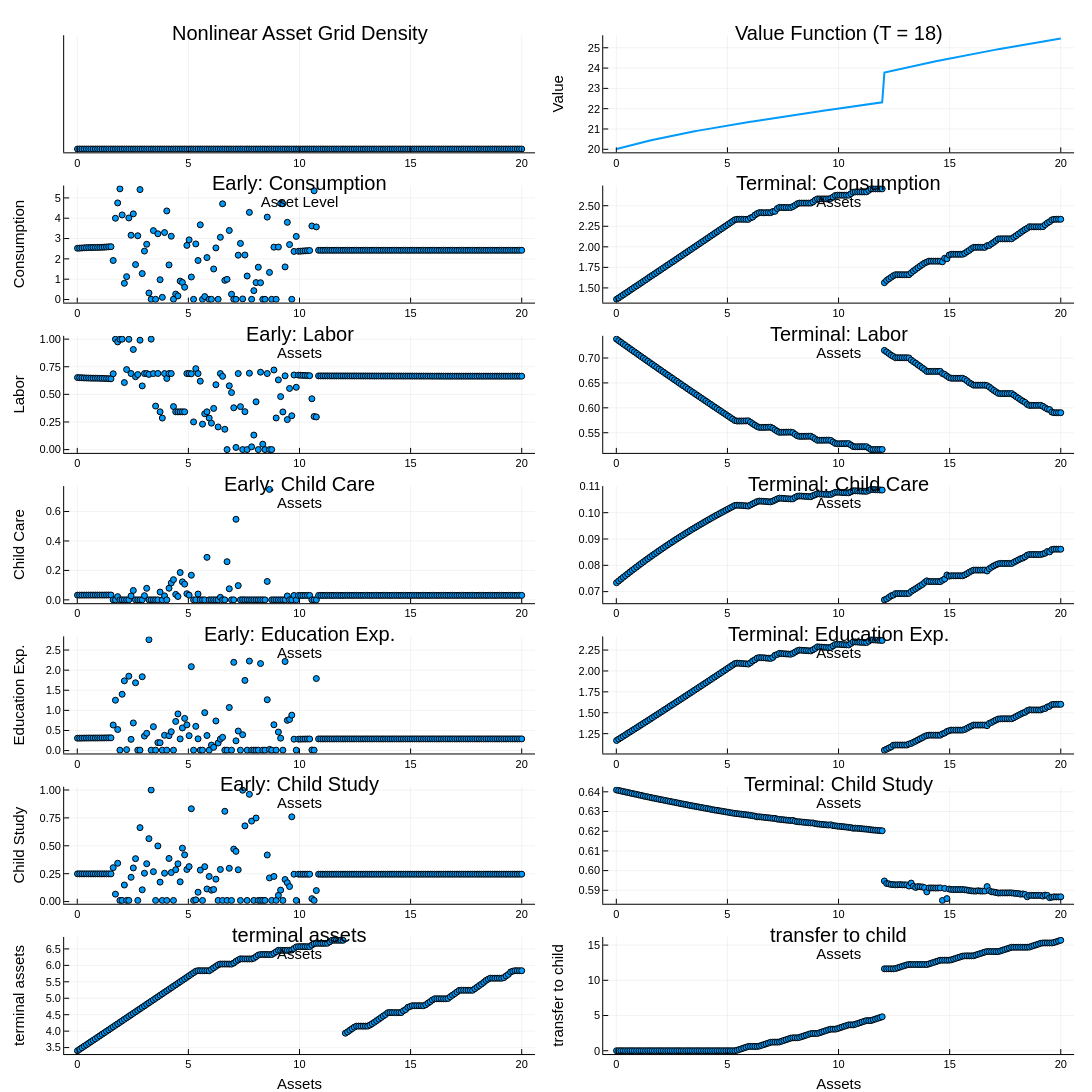

Notebook cell for this chart:
### Markdown cell above
### Baseline and Counterfactuals Human Capital Coefficents and Terminal Value Effects

### Code cell
# Indices
k_mid = Int(ceil(length(model_baseline.k_grid) / 2))
hc_mid = Int(ceil(length(model_baseline.hc_grid) / 2))
T_terminal = model_baseline.T
t_early = 15
a_grid = model_baseline.a_grid

# 1. Nonlinear asset grid
p1 = scatter(
    a_grid, zeros(length(a_grid));
    xlabel = "Asset Level", yticks = [],
    title = "Nonlinear Asset Grid Density",
    markersize = 3, legend = false)

p2 = plot(
    a_grid, model_baseline.sol_v[T_terminal, :, k_mid, hc_mid];
    xlabel = "Assets", ylabel = "Value",
    title = "Value Function (T = $(T_terminal))",
    label = "Vₜ(a)", linewidth = 2)

# 2. Consumption
p3 = scatter(
    a_grid, model_baseline.sol_c[t_early, :, k_mid, hc_mid];
    xlabel = "Assets", ylabel = "Consumption",
    title = "Early: Consumption", label = "cₜ(a)", markersize = 3)
p4 = scatter(
    a_grid, model_baseline.sol_c[T_terminal, :, k_mid, hc_mid];
    xlabel = "Assets", ylabel = "",
    title = "Terminal: Consumption", label = "cₜ(a)", markersize = 3)

# 3. Labor
p5 = scatter(
    a_grid, model_baseline.sol_h[t_early, :, k_mid, hc_mid];
    xlabel = "Assets", ylabel = "Labor",
    title = "Early: Labor", label = "hₜ(a)", markersize = 3)
p6 = scatter(
    a_grid, model_baseline.sol_h[T_terminal, :, k_mid, hc_mid];
    xlabel = "Assets", ylabel = "",
    title = "Terminal: Labor", label = "hₜ(a)", markersize = 3)

# 4. Child care time
p7 = scatter(
    a_grid, model_baseline.sol_t[t_early, :, k_mid, hc_mid];
    xlabel = "Assets", ylabel = "Child Care",
    title = "Early: Child Care", label = "tₜ(a)", markersize = 3)
p8 = scatter(
    a_grid, model_baseline.sol_t[T_terminal, :, k_mid, hc_mid];
    xlabel = "Assets", ylabel = "",
    title = "Terminal: Child Care", label = "tₜ(a)", markersize = 3)

# 5. Education expenditure
p9 = scatter(
    a_grid, model_baseline.sol_e[t_early, :, k_mid, hc_mid];
    xlabel = "Assets", ylabel = "Education Exp.",
    title = "Early: Education Exp.", label = "eₜ(a)", markersize = 3)
p10 = scatter(
    a_grid, model_baseline.sol_e[T_terminal, :, k_mid, hc_mid];
    xlabel = "Assets", ylabel = "",
    title = "Terminal: Education Exp.", label = "eₜ(a)", markersize = 3)

# 6. Child study time (i_c)
p11 = scatter(
    a_grid, model_baseline.sol_i[t_early, :, k_mid, hc_mid];
    xlabel = "Assets", ylabel = "Child Study",
    title = "Early: Child Study", label = "iₜ(a)", markersize = 3)
p12 = scatter(
    a_grid, model_baseline.sol_i[T_terminal, :, k_mid, hc_mid];
    xlabel = "Assets", ylabel = "",
    title = "Terminal: Child Study", label = "iₜ(a)", markersize = 3)

p13 = scatter(a_grid, model_baseline.sol_t_asset[T_terminal,:,k_mid, hc_mid];
         xlabel = "Assets", ylabel = "terminal assets",
         title = "terminal assets", markersize = 3)

p14 = scatter(a_grid, model_baseline.sol_tr[T_terminal, :, k_mid, hc_mid];
         xlabel = "Assets", ylabel = "transfer to child",
         title = "transfer to child", markersize = 3)

# Combine all plots into a 6×2 grid
plot(
    p1,  p2,
    p3,  p4,
    p5,  p6,
    p7,  p8,
    p9,  p10,
    p11, p12,
    p13, p14,
    layout = (7, 2),
    size = (1200, 2700),
    margin = 5mm,
    legend = false
)

### Figure 1 — Plotly figure (JSON) as saved in the notebook; plotly's stock layout.template omitted (floating-point values rounded to 4 significant figures; data arrays with more than 128 entries replaced by an {"elided": "..."} marker saying what was removed)
{"data": [{"colorbar": {"len": 0.1113, "title": "", "x": 0.49, "y": 0.9299}, "legendgroup": "y1", "marker": {"color": "rgba(0, 154, 250, 1.000)", "line": {"color": "rgba(0, 0, 0, 1.000)", "width": 1}, "size": 6, "symbol": "circle"}, "mode": "markers", "name": "y1", "showlegend": true, "type": "scatter", "x": {"elided": "200 float values"}, "xaxis": "x1", "y": {"elided": "200 int values"}, "yaxis": "y1"}, {"colorbar": {"len": 0.1113, "title": "", "x": 0.9836, "y": 0.9299}, "legendgroup": "Vₜ(a)", "line": {"color": "rgba(0, 154, 250, 1.000)", "dash": "solid", "shape": "linear", "width": 2}, "mode": "lines", "name": "Vₜ(a)", "showlegend": true, "type": "scatter", "x": {"elided": "200 float values"}, "xaxis": "x2", "y": {"elided": "200 float values"}, "yaxis": "y2"}, {"colorbar": {"len": 0.1113, "title": "", "x": 0.49, "y": 0.787}, "legendgroup": "cₜ(a)", "marker": {"color": "rgba(0, 154, 250, 1.000)", "line": {"color": "rgba(0, 0, 0, 1.000)", "width": 1}, "size": 6, "symbol": "circle"}, "mode": "markers", "name": "cₜ(a)", "showlegend": true, "type": "scatter", "x": {"elided": "200 float values"}, "xaxis": "x3", "y": {"elided": "200 float values"}, "yaxis": "y3"}, {"colorbar": {"len": 0.1113, "title": "", "x": 0.9836, "y": 0.787}, "legendgroup": "cₜ(a)", "marker": {"color": "rgba(0, 154, 250, 1.000)", "line": {"color": "rgba(0, 0, 0, 1.000)", "width": 1}, "size": 6, "symbol": "circle"}, "mode": "markers", "name": "cₜ(a)", "showlegend": true, "type": "scatter", "x": {"elided": "200 float values"}, "xaxis": "x4", "y": {"elided": "200 float values"}, "yaxis": "y4"}, {"colorbar": {"len": 0.1113, "title": "", "x": 0.49, "y": 0.6441}, "legendgroup": "hₜ(a)", "marker": {"color": "rgba(0, 154, 250, 1.000)", "line": {"color": "rgba(0, 0, 0, 1.000)", "width": 1}, "size": 6, "symbol": "circle"}, "mode": "markers", "name": "hₜ(a)", "showlegend": true, "type": "scatter", "x": {"elided": "200 float values"}, "xaxis": "x5", "y": {"elided": "200 float values"}, "yaxis": "y5"}, {"colorbar": {"len": 0.1113, "title": "", "x": 0.9836, "y": 0.6441}, "legendgroup": "hₜ(a)", "marker": {"color": "rgba(0, 154, 250, 1.000)", "line": {"color": "rgba(0, 0, 0, 1.000)", "width": 1}, "size": 6, "symbol": "circle"}, "mode": "markers", "name": "hₜ(a)", "showlegend": true, "type": "scatter", "x": {"elided": "200 float values"}, "xaxis": "x6", "y": {"elided": "200 float values"}, "yaxis": "y6"}, {"colorbar": {"len": 0.1113, "title": "", "x": 0.49, "y": 0.5013}, "legendgroup": "tₜ(a)", "marker": {"color": "rgba(0, 154, 250, 1.000)", "line": {"color": "rgba(0, 0, 0, 1.000)", "width": 1}, "size": 6, "symbol": "circle"}, "mode": "markers", "name": "tₜ(a)", "showlegend": true, "type": "scatter", "x": {"elided": "200 float values"}, "xaxis": "x7", "y": {"elided": "200 float values"}, "yaxis": "y7"}, {"colorbar": {"len": 0.1113, "title": "", "x": 0.9836, "y": 0.5013}, "legendgroup": "tₜ(a)", "marker": {"color": "rgba(0, 154, 250, 1.000)", "line": {"color": "rgba(0, 0, 0, 1.000)", "width": 1}, "size": 6, "symbol": "circle"}, "mode": "markers", "name": "tₜ(a)", "showlegend": true, "type": "scatter", "x": {"elided": "200 float values"}, "xaxis": "x8", "y": {"elided": "200 float values"}, "yaxis": "y8"}, {"colorbar": {"len": 0.1113, "title": "", "x": 0.49, "y": 0.3584}, "legendgroup": "eₜ(a)", "marker": {"color": "rgba(0, 154, 250, 1.000)", "line": {"color": "rgba(0, 0, 0, 1.000)", "width": 1}, "size": 6, "symbol": "circle"}, "mode": "markers", "name": "eₜ(a)", "showlegend": true, "type": "scatter", "x": {"elided": "200 float values"}, "xaxis": "x9", "y": {"elided": "200 float values"}, "yaxis": "y9"}, {"colorbar": {"len": 0.1113, "title": "", "x": 0.9836, "y": 0.3584}, "legendgroup": "eₜ(a)", "marker": {"color": "rgba(0, 154, 250, 1.000)", "line": {"color": "rgba(0, 0, 0, 1.000)", "width": 1}, "size": 6, "symbol": "circle"}, "mode": "markers", "name": "eₜ(a)", "showlegend": true, "type": "scatter", "x": {"elided": "200 float values"}, "xaxis": "x10", "y": {"elided": "200 float values"}, "yaxis": "y10"}, {"colorbar": {"len": 0.1113, "title": "", "x": 0.49, "y": 0.2156}, "legendgroup": "iₜ(a)", "marker": {"color": "rgba(0, 154, 250, 1.000)", "line": {"color": "rgba(0, 0, 0, 1.000)", "width": 1}, "size": 6, "symbol": "circle"}, "mode": "markers", "name": "iₜ(a)", "showlegend": true, "type": "scatter", "x": {"elided": "200 float values"}, "xaxis": "x11", "y": {"elided": "200 float values"}, "yaxis": "y11"}, {"colorbar": {"len": 0.1113, "title": "", "x": 0.9836, "y": 0.2156}, "legendgroup": "iₜ(a)", "marker": {"color": "rgba(0, 154, 250, 1.000)", "line": {"color": "rgba(0, 0, 0, 1.000)", "width": 1}, "size": 6, "symbol": "circle"}, "mode": "markers", "name": "iₜ(a)", "showlegend": true, "type": "scatter", "x": {"elided": "200 float values"}, "xaxis": "x12", "y": {"elided": "200 float values"}, "yaxis": "y12"}, {"colorbar": {"len": 0.1113, "title": "", "x": 0.49, "y": 0.07271}, "legendgroup": "y1", "marker": {"color": "rgba(0, 154, 250, 1.000)", "line": {"color": "rgba(0, 0, 0, 1.000)", "width": 1}, "size": 6, "symbol": "circle"}, "mode": "markers", "name": "y1", "showlegend": true, "type": "scatter", "x": {"elided": "200 float values"}, "xaxis": "x13", "y": {"elided": "200 float values"}, "yaxis": "y13"}, {"colorbar": {"len": 0.1113, "title": "", "x": 0.9836, "y": 0.07271}, "legendgroup": "y1", "marker": {"color": "rgba(0, 154, 250, 1.000)", "line": {"color": "rgba(0, 0, 0, 1.000)", "width": 1}, "size": 6, "symbol": "circle"}, "mode": "markers", "name": "y1", "showlegend": true, "type": "scatter", "x": {"elided": "200 float values"}, "xaxis": "x14", "y": {"elided": "200 float values"}, "yaxis": "y14"}], "layout": {"annotations": [{"font": {"color": "rgba(0, 0, 0, 1.000)", "family": "sans-serif", "size": 20}, "rotation": 0, "showarrow": false, "text": "Nonlinear Asset Grid Density", "x": 0.2744, "xanchor": "center", "xref": "paper", "y": 1, "yanchor": "top", "yref": "paper"}, {"font": {"color": "rgba(0, 0, 0, 1.000)", "family": "sans-serif", "size": 20}, "rotation": 0, "showarrow": false, "text": "Value Function (T = 18)", "x": 0.768, "xanchor": "center", "xref": "paper", "y": 1, "yanchor": "top", "yref": "paper"}, {"font": {"color": "rgba(0, 0, 0, 1.000)", "family": "sans-serif", "size": 20}, "rotation": 0, "showarrow": false, "text": "Early: Consumption", "x": 0.2744, "xanchor": "center", "xref": "paper", "y": 0.8571, "yanchor": "top", "yref": "paper"}, {"font": {"color": "rgba(0, 0, 0, 1.000)", "family": "sans-serif", "size": 20}, "rotation": 0, "showarrow": false, "text": "Terminal: Consumption", "x": 0.768, "xanchor": "center", "xref": "paper", "y": 0.8571, "yanchor": "top", "yref": "paper"}, {"font": {"color": "rgba(0, 0, 0, 1.000)", "family": "sans-serif", "size": 20}, "rotation": 0, "showarrow": false, "text": "Early: Labor", "x": 0.2744, "xanchor": "center", "xref": "paper", "y": 0.7143, "yanchor": "top", "yref": "paper"}, {"font": {"color": "rgba(0, 0, 0, 1.000)", "family": "sans-serif", "size": 20}, "rotation": 0, "showarrow": false, "text": "Terminal: Labor", "x": 0.768, "xanchor": "center", "xref": "paper", "y": 0.7143, "yanchor": "top", "yref": "paper"}, {"font": {"color": "rgba(0, 0, 0, 1.000)", "family": "sans-serif", "size": 20}, "rotation": 0, "showarrow": false, "text": "Early: Child Care", "x": 0.2744, "xanchor": "center", "xref": "paper", "y": 0.5714, "yanchor": "top", "yref": "paper"}, {"font": {"color": "rgba(0, 0, 0, 1.000)", "family": "sans-serif", "size": 20}, "rotation": 0, "showarrow": false, "text": "Terminal: Child Care", "x": 0.768, "xanchor": "center", "xref": "paper", "y": 0.5714, "yanchor": "top", "yref": "paper"}, {"font": {"color": "rgba(0, 0, 0, 1.000)", "family": "sans-serif", "size": 20}, "rotation": 0, "showarrow": false, "text": "Early: Education Exp.", "x": 0.2744, "xanchor": "center", "xref": "paper", "y": 0.4286, "yanchor": "top", "yref": "paper"}, {"font": {"color": "rgba(0, 0, 0, 1.000)", "family": "sans-serif", "size": 20}, "rotation": 0, "showarrow": false, "text": "Terminal: Education Exp.", "x": 0.768, "xanchor": "center", "xref": "paper", "y": 0.4286, "yanchor": "top", "yref": "paper"}, {"font": {"color": "rgba(0, 0, 0, 1.000)", "family": "sans-serif", "size": 20}, "rotation": 0, "showarrow": false, "text": "Early: Child Study", "x": 0.2744, "xanchor": "center", "xref": "paper", "y": 0.2857, "yanchor": "top", "yref": "paper"}, {"font": {"color": "rgba(0, 0, 0, 1.000)", "family": "sans-serif", "size": 20}, "rotation": 0, "showarrow": false, "text": "Terminal: Child Study", "x": 0.768, "xanchor": "center", "xref": "paper", "y": 0.2857, "yanchor": "top", "yref": "paper"}, {"font": {"color": "rgba(0, 0, 0, 1.000)", "family": "sans-serif", "size": 20}, "rotation": 0, "showarrow": false, "text": "terminal assets", "x": 0.2744, "xanchor": "center", "xref": "paper", "y": 0.1429, "yanchor": "top", "yref": "paper"}, {"font": {"color": "rgba(0, 0, 0, 1.000)", "family": "sans-serif", "size": 20}, "rotation": 0, "showarrow": false, "text": "transfer to child", "x": 0.768, "xanchor": "center", "xref": "paper", "y": 0.1429, "yanchor": "top", "yref": "paper"}], "height": 2700, "margin": {"b": 20, "l": 0, "r": 0, "t": 20}, "paper_bgcolor": "rgba(255, 255, 255, 1.000)", "plot_bgcolor": "rgba(255, 255, 255, 1.000)", "showlegend": false, "width": 1200, "xaxis1": {"anchor": "y1", "domain": [0.05877, 0.49], "gridcolor": "rgba(0, 0, 0, 0.100)", "gridwidth": 0.5, "linecolor": "rgba(0, 0, 0, 1.000)", "mirror": false, "range": [-0.5897, 20.6], "showgrid": true, "showline": true, "showticklabels": true, "tickangle": 0, "tickcolor": "rgb(0, 0, 0)", "tickfont": {"color": "rgba(0, 0, 0, 1.000)", "family": "sans-serif", "size": 11}, "tickmode": "array", "ticks": "inside", "ticktext": ["0", "5", "10", "15", "20"], "tickvals": [0, 5, 10, 15, 20], "title": "Asset Level", "titlefont": {"color": "rgba(0, 0, 0, 1.000)", "family": "sans-serif", "size": 15}, "type": "-", "visible": true, "zeroline": false, "zerolinecolor": "rgba(0, 0, 0, 1.000)"}, "xaxis10": {"anchor": "y10", "domain": [0.5524, 0.9836], "gridcolor": "rgba(0, 0, 0, 0.100)", "gridwidth": 0.5, "linecolor": "rgba(0, 0, 0, 1.000)", "mirror": false, "range": [-0.5897, 20.6], "showgrid": true, "showline": true, "showticklabels": true, "tickangle": 0, "tickcolor": "rgb(0, 0, 0)", "tickfont": {"color": "rgba(0, 0, 0, 1.000)", "family": "sans-serif", "size": 11}, "tickmode": "array", "ticks": "inside", "ticktext": ["0", "5", "10", "15", "20"], "tickvals": [0, 5, 10, 15, 20], "title": "Assets", "titlefont": {"color": "rgba(0, 0, 0, 1.000)", "family": "sans-serif", "size": 15}, "type": "-", "visible": true, "zeroline": false, "zerolinecolor": "rgba(0, 0, 0, 1.000)"}, "xaxis11": {"anchor": "y11", "domain": [0.05877, 0.49], "gridcolor": "rgba(0, 0, 0, 0.100)", "gridwidth": 0.5, "linecolor": "rgba(0, 0, 0, 1.000)", "mirror": false, "range": [-0.5897, 20.6], "showgrid": true, "showline": true, "showticklabels": true, "tickangle": 0, "tickcolor": "rgb(0, 0, 0)", "tickfont": {"color": "rgba(0, 0, 0, 1.000)", "family": "sans-serif", "size": 11}, "tickmode": "array", "ticks": "inside", "ticktext": ["0", "5", "10", "15", "20"], "tickvals": [0, 5, 10, 15, 20], "title": "Assets", "titlefont": {"color": "rgba(0, 0, 0, 1.000)", "family": "sans-serif", "size": 15}, "type": "-", "visible": true, "zeroline": false, "zerolinecolor": "rgba(0, 0, 0, 1.000)"}, "xaxis12": {"anchor": "y12", "domain": [0.5524, 0.9836], "gridcolor": "rgba(0, 0, 0, 0.100)", "gridwidth": 0.5, "linecolor": "rgba(0, 0, 0, 1.000)", "mirror": false, "range": [-0.5897, 20.6], "showgrid": true, "showline": true, "showticklabels": true, "tickangle": 0, "tickcolor": "rgb(0, 0, 0)", "tickfont": {"color": "rgba(0, 0, 0, 1.000)", "family": "sans-serif", "size": 11}, "tickmode": "array", "ticks": "inside", "ticktext": ["0", "5", "10", "15", "20"], "tickvals": [0, 5, 10, 15, 20], "title": "Assets", "titlefont": {"color": "rgba(0, 0, 0, 1.000)", "family": "sans-serif", "size": 15}, "type": "-", "visible": true, "zeroline": false, "zerolinecolor": "rgba(0, 0, 0, 1.000)"}, "xaxis13": {"anchor": "y13", "domain": [0.05877, 0.49], "gridcolor": "rgba(0, 0, 0, 0.100)", "gridwidth": 0.5, "linecolor": "rgba(0, 0, 0, 1.000)", "mirror": false, "range": [-0.5897, 20.6], "showgrid": true, "showline": true, "showticklabels": true, "tickangle": 0, "tickcolor": "rgb(0, 0, 0)", "tickfont": {"color": "rgba(0, 0, 0, 1.000)", "family": "sans-serif", "size": 11}, "tickmode": "array", "ticks": "inside", "ticktext": ["0", "5", "10", "15", "20"], "tickvals": [0, 5, 10, 15, 20], "title": "Assets", "titlefont": {"color": "rgba(0, 0, 0, 1.000)", "family": "sans-serif", "size": 15}, "type": "-", "visible": true, "zeroline": false, "zerolinecolor": "rgba(0, 0, 0, 1.000)"}, "xaxis14": {"anchor": "y14", "domain": [0.5524, 0.9836], "gridcolor": "rgba(0, 0, 0, 0.100)", "gridwidth": 0.5, "linecolor": "rgba(0, 0, 0, 1.000)", "mirror": false, "range": [-0.5897, 20.6], "showgrid": true, "showline": true, "showticklabels": true, "tickangle": 0, "tickcolor": "rgb(0, 0, 0)", "tickfont": {"color": "rgba(0, 0, 0, 1.000)", "family": "sans-serif", "size": 11}, "tickmode": "array", "ticks": "inside", "ticktext": ["0", "5", "10", "15", "20"], "tickvals": [0, 5, 10, 15, 20], "title": "Assets", "titlefont": {"color": "rgba(0, 0, 0, 1.000)", "family": "sans-serif", "size": 15}, "type": "-", "visible": true, "zeroline": false, "zerolinecolor": "rgba(0, 0, 0, 1.000)"}, "xaxis2": {"anchor": "y2", "domain": [0.5524, 0.9836], "gridcolor": "rgba(0, 0, 0, 0.100)", "gridwidth": 0.5, "linecolor": "rgba(0, 0, 0, 1.000)", "mirror": false, "range": [-0.5897, 20.6], "showgrid": true, "showline": true, "showticklabels": true, "tickangle": 0, "tickcolor": "rgb(0, 0, 0)", "tickfont": {"color": "rgba(0, 0, 0, 1.000)", "family": "sans-serif", "size": 11}, "tickmode": "array", "ticks": "inside", "ticktext": ["0", "5", "10", "15", "20"], "tickvals": [0, 5, 10, 15, 20], "title": "Assets", "titlefont": {"color": "rgba(0, 0, 0, 1.000)", "family": "sans-serif", "size": 15}, "type": "-", "visible": true, "zeroline": false, "zerolinecolor": "rgba(0, 0, 0, 1.000)"}, "xaxis3": {"anchor": "y3", "domain": [0.05877, 0.49], "gridcolor": "rgba(0, 0, 0, 0.100)", "gridwidth": 0.5, "linecolor": "rgba(0, 0, 0, 1.000)", "mirror": false, "range": [-0.5897, 20.6], "showgrid": true, "showline": true, "showticklabels": true, "tickangle": 0, "tickcolor": "rgb(0, 0, 0)", "tickfont": {"color": "rgba(0, 0, 0, 1.000)", "family": "sans-serif", "size": 11}, "tickmode": "array", "ticks": "inside", "ticktext": ["0", "5", "10", "15", "20"], "tickvals": [0, 5, 10, 15, 20], "title": "Assets", "titlefont": {"color": "rgba(0, 0, 0, 1.000)", "family": "sans-serif", "size": 15}, "type": "-", "visible": true, "zeroline": false, "zerolinecolor": "rgba(0, 0, 0, 1.000)"}, "xaxis4": {"anchor": "y4", "domain": [0.5524, 0.9836], "gridcolor": "rgba(0, 0, 0, 0.100)", "gridwidth": 0.5, "linecolor": "rgba(0, 0, 0, 1.000)", "mirror": false, "range": [-0.5897, 20.6], "showgrid": true, "showline": true, "showticklabels": true, "tickangle": 0, "tickcolor": "rgb(0, 0, 0)", "tickfont": {"color": "rgba(0, 0, 0, 1.000)", "family": "sans-serif", "size": 11}, "tickmode": "array", "ticks": "inside", "ticktext": ["0", "5", "10", "15", "20"], "tickvals": [0, 5, 10, 15, 20], "title": "Assets", "titlefont": {"color": "rgba(0, 0, 0, 1.000)", "family": "sans-serif", "size": 15}, "type": "-", "visible": true, "zeroline": false, "zerolinecolor": "rgba(0, 0, 0, 1.000)"}, "xaxis5": {"anchor": "y5", "domain": [0.05877, 0.49], "gridcolor": "rgba(0, 0, 0, 0.100)", "gridwidth": 0.5, "linecolor": "rgba(0, 0, 0, 1.000)", "mirror": false, "range": [-0.5897, 20.6], "showgrid": true, "showline": true, "showticklabels": true, "tickangle": 0, "tickcolor": "rgb(0, 0, 0)", "tickfont": {"color": "rgba(0, 0, 0, 1.000)", "family": "sans-serif", "size": 11}, "tickmode": "array", "ticks": "inside", "ticktext": ["0", "5", "10", "15", "20"], "tickvals": [0, 5, 10, 15, 20], "title": "Assets", "titlefont": {"color": "rgba(0, 0, 0, 1.000)", "family": "sans-serif", "size": 15}, "type": "-", "visible": true, "zeroline": false, "zerolinecolor": "rgba(0, 0, 0, 1.000)"}, "xaxis6": {"anchor": "y6", "domain": [0.5524, 0.9836], "gridcolor": "rgba(0, 0, 0, 0.100)", "gridwidth": 0.5, "linecolor": "rgba(0, 0, 0, 1.000)", "mirror": false, "range": [-0.5897, 20.6], "showgrid": true, "showline": true, "showticklabels": true, "tickangle": 0, "tickcolor": "rgb(0, 0, 0)", "tickfont": {"color": "rgba(0, 0, 0, 1.000)", "family": "sans-serif", "size": 11}, "tickmode": "array", "ticks": "inside", "ticktext": ["0", "5", "10", "15", "20"], "tickvals": [0, 5, 10, 15, 20], "title": "Assets", "titlefont": {"color": "rgba(0, 0, 0, 1.000)", "family": "sans-serif", "size": 15}, "type": "-", "visible": true, "zeroline": false, "zerolinecolor": "rgba(0, 0, 0, 1.000)"}, "xaxis7": {"anchor": "y7", "domain": [0.05877, 0.49], "gridcolor": "rgba(0, 0, 0, 0.100)", "gridwidth": 0.5, "linecolor": "rgba(0, 0, 0, 1.000)", "mirror": false, "range": [-0.5897, 20.6], "showgrid": true, "showline": true, "showticklabels": true, "tickangle": 0, "tickcolor": "rgb(0, 0, 0)", "tickfont": {"color": "rgba(0, 0, 0, 1.000)", "family": "sans-serif", "size": 11}, "tickmode": "array", "ticks": "inside", "ticktext": ["0", "5", "10", "15", "20"], "tickvals": [0, 5, 10, 15, 20], "title": "Assets", "titlefont": {"color": "rgba(0, 0, 0, 1.000)", "family": "sans-serif", "size": 15}, "type": "-", "visible": true, "zeroline": false, "zerolinecolor": "rgba(0, 0, 0, 1.000)"}, "xaxis8": {"anchor": "y8", "domain": [0.5524, 0.9836], "gridcolor": "rgba(0, 0, 0, 0.100)", "gridwidth": 0.5, "linecolor": "rgba(0, 0, 0, 1.000)", "mirror": false, "range": [-0.5897, 20.6], "showgrid": true, "showline": true, "showticklabels": true, "tickangle": 0, "tickcolor": "rgb(0, 0, 0)", "tickfont": {"color": "rgba(0, 0, 0, 1.000)", "family": "sans-serif", "size": 11}, "tickmode": "array", "ticks": "inside", "ticktext": ["0", "5", "10", "15", "20"], "tickvals": [0, 5, 10, 15, 20], "title": "Assets", "titlefont": {"color": "rgba(0, 0, 0, 1.000)", "family": "sans-serif", "size": 15}, "type": "-", "visible": true, "zeroline": false, "zerolinecolor": "rgba(0, 0, 0, 1.000)"}, "xaxis9": {"anchor": "y9", "domain": [0.05877, 0.49], "gridcolor": "rgba(0, 0, 0, 0.100)", "gridwidth": 0.5, "linecolor": "rgba(0, 0, 0, 1.000)", "mirror": false, "range": [-0.5897, 20.6], "showgrid": true, "showline": true, "showticklabels": true, "tickangle": 0, "tickcolor": "rgb(0, 0, 0)", "tickfont": {"color": "rgba(0, 0, 0, 1.000)", "family": "sans-serif", "size": 11}, "tickmode": "array", "ticks": "inside", "ticktext": ["0", "5", "10", "15", "20"], "tickvals": [0, 5, 10, 15, 20], "title": "Assets", "titlefont": {"color": "rgba(0, 0, 0, 1.000)", "family": "sans-serif", "size": 15}, "type": "-", "visible": true, "zeroline": false, "zerolinecolor": "rgba(0, 0, 0, 1.000)"}, "yaxis1": {"anchor": "x1", "domain": [0.8742, 0.9855], "gridcolor": "rgba(0, 0, 0, 0.100)", "gridwidth": 0.5, "linecolor": "rgba(0, 0, 0, 1.000)", "mirror": false, "range": [-0.03, 1.03], "showgrid": true, "showline": true, "showticklabels": true, "tickangle": 0, "tickcolor": "rgb(0, 0, 0)", "tickfont": {"color": "rgba(0, 0, 0, 1.000)", "family": "sans-serif", "size": 11}, "tickmode": "array", "ticks": "inside", "ticktext": [], "tickvals": [], "title": "", "titlefont": {"color": "rgba(0, 0, 0, 1.000)", "family": "sans-serif", "size": 15}, "type": "-", "visible": true, "zeroline": false, "zerolinecolor": "rgba(0, 0, 0, 1.000)"}, "yaxis10": {"anchor": "x10", "domain": [0.3028, 0.4141], "gridcolor": "rgba(0, 0, 0, 0.100)", "gridwidth": 0.5, "linecolor": "rgba(0, 0, 0, 1.000)", "mirror": false, "range": [1.013, 2.414], "showgrid": true, "showline": true, "showticklabels": true, "tickangle": 0, "tickcolor": "rgb(0, 0, 0)", "tickfont": {"color": "rgba(0, 0, 0, 1.000)", "family": "sans-serif", "size": 11}, "tickmode": "array", "ticks": "inside", "ticktext": ["1.25", "1.50", "1.75", "2.00", "2.25"], "tickvals": [1.25, 1.5, 1.75, 2, 2.25], "title": "", "titlefont": {"color": "rgba(0, 0, 0, 1.000)", "family": "sans-serif", "size": 15}, "type": "-", "visible": true, "zeroline": false, "zerolinecolor": "rgba(0, 0, 0, 1.000)"}, "yaxis11": {"anchor": "x11", "domain": [0.1599, 0.2712], "gridcolor": "rgba(0, 0, 0, 0.100)", "gridwidth": 0.5, "linecolor": "rgba(0, 0, 0, 1.000)", "mirror": false, "range": [-0.0197, 1.03], "showgrid": true, "showline": true, "showticklabels": true, "tickangle": 0, "tickcolor": "rgb(0, 0, 0)", "tickfont": {"color": "rgba(0, 0, 0, 1.000)", "family": "sans-serif", "size": 11}, "tickmode": "array", "ticks": "inside", "ticktext": ["0.00", "0.25", "0.50", "0.75", "1.00"], "tickvals": [0, 0.25, 0.5, 0.75, 1], "title": "Child Study", "titlefont": {"color": "rgba(0, 0, 0, 1.000)", "family": "sans-serif", "size": 15}, "type": "-", "visible": true, "zeroline": false, "zerolinecolor": "rgba(0, 0, 0, 1.000)"}, "yaxis12": {"anchor": "x12", "domain": [0.1599, 0.2712], "gridcolor": "rgba(0, 0, 0, 0.100)", "gridwidth": 0.5, "linecolor": "rgba(0, 0, 0, 1.000)", "mirror": false, "range": [0.5832, 0.6426], "showgrid": true, "showline": true, "showticklabels": true, "tickangle": 0, "tickcolor": "rgb(0, 0, 0)", "tickfont": {"color": "rgba(0, 0, 0, 1.000)", "family": "sans-serif", "size": 11}, "tickmode": "array", "ticks": "inside", "ticktext": ["0.59", "0.60", "0.61", "0.62", "0.63", "0.64"], "tickvals": [0.59, 0.6, 0.61, 0.62, 0.63, 0.64], "title": "", "titlefont": {"color": "rgba(0, 0, 0, 1.000)", "family": "sans-serif", "size": 15}, "type": "-", "visible": true, "zeroline": false, "zerolinecolor": "rgba(0, 0, 0, 1.000)"}, "yaxis13": {"anchor": "x13", "domain": [0.01706, 0.1284], "gridcolor": "rgba(0, 0, 0, 0.100)", "gridwidth": 0.5, "linecolor": "rgba(0, 0, 0, 1.000)", "mirror": false, "range": [3.303, 6.864], "showgrid": true, "showline": true, "showticklabels": true, "tickangle": 0, "tickcolor": "rgb(0, 0, 0)", "tickfont": {"color": "rgba(0, 0, 0, 1.000)", "family": "sans-serif", "size": 11}, "tickmode": "array", "ticks": "inside", "ticktext": ["3.5", "4.0", "4.5", "5.0", "5.5", "6.0", "6.5"], "tickvals": [3.5, 4, 4.5, 5, 5.5, 6, 6.5], "title": "terminal assets", "titlefont": {"color": "rgba(0, 0, 0, 1.000)", "family": "sans-serif", "size": 15}, "type": "-", "visible": true, "zeroline": false, "zerolinecolor": "rgba(0, 0, 0, 1.000)"}, "yaxis14": {"anchor": "x14", "domain": [0.01706, 0.1284], "gridcolor": "rgba(0, 0, 0, 0.100)", "gridwidth": 0.5, "linecolor": "rgba(0, 0, 0, 1.000)", "mirror": false, "range": [-0.4705, 16.16], "showgrid": true, "showline": true, "showticklabels": true, "tickangle": 0, "tickcolor": "rgb(0, 0, 0)", "tickfont": {"color": "rgba(0, 0, 0, 1.000)", "family": "sans-serif", "size": 11}, "tickmode": "array", "ticks": "inside", "ticktext": ["0", "5", "10", "15"], "tickvals": [0, 5, 10, 15], "title": "transfer to child", "titlefont": {"color": "rgba(0, 0, 0, 1.000)", "family": "sans-serif", "size": 15}, "type": "-", "visible": true, "zeroline": false, "zerolinecolor": "rgba(0, 0, 0, 1.000)"}, "yaxis2": {"anchor": "x2", "domain": [0.8742, 0.9855], "gridcolor": "rgba(0, 0, 0, 0.100)", "gridwidth": 0.5, "linecolor": "rgba(0, 0, 0, 1.000)", "mirror": false, "range": [19.85, 25.62], "showgrid": true, "showline": true, "showticklabels": true, "tickangle": 0, "tickcolor": "rgb(0, 0, 0)", "tickfont": {"color": "rgba(0, 0, 0, 1.000)", "family": "sans-serif", "size": 11}, "tickmode": "array", "ticks": "inside", "ticktext": ["20", "21", "22", "23", "24", "25"], "tickvals": [20, 21, 22, 23, 24, 25], "title": "Value", "titlefont": {"color": "rgba(0, 0, 0, 1.000)", "family": "sans-serif", "size": 15}, "type": "-", "visible": true, "zeroline": false, "zerolinecolor": "rgba(0, 0, 0, 1.000)"}, "yaxis3": {"anchor": "x3", "domain": [0.7314, 0.8427], "gridcolor": "rgba(0, 0, 0, 0.100)", "gridwidth": 0.5, "linecolor": "rgba(0, 0, 0, 1.000)", "mirror": false, "range": [-0.1531, 5.609], "showgrid": true, "showline": true, "showticklabels": true, "tickangle": 0, "tickcolor": "rgb(0, 0, 0)", "tickfont": {"color": "rgba(0, 0, 0, 1.000)", "family": "sans-serif", "size": 11}, "tickmode": "array", "ticks": "inside", "ticktext": ["0", "1", "2", "3", "4", "5"], "tickvals": [0, 1, 2, 3, 4, 5], "title": "Consumption", "titlefont": {"color": "rgba(0, 0, 0, 1.000)", "family": "sans-serif", "size": 15}, "type": "-", "visible": true, "zeroline": false, "zerolinecolor": "rgba(0, 0, 0, 1.000)"}, "yaxis4": {"anchor": "x4", "domain": [0.7314, 0.8427], "gridcolor": "rgba(0, 0, 0, 0.100)", "gridwidth": 0.5, "linecolor": "rgba(0, 0, 0, 1.000)", "mirror": false, "range": [1.321, 2.745], "showgrid": true, "showline": true, "showticklabels": true, "tickangle": 0, "tickcolor": "rgb(0, 0, 0)", "tickfont": {"color": "rgba(0, 0, 0, 1.000)", "family": "sans-serif", "size": 11}, "tickmode": "array", "ticks": "inside", "ticktext": ["1.50", "1.75", "2.00", "2.25", "2.50"], "tickvals": [1.5, 1.75, 2, 2.25, 2.5], "title": "", "titlefont": {"color": "rgba(0, 0, 0, 1.000)", "family": "sans-serif", "size": 15}, "type": "-", "visible": true, "zeroline": false, "zerolinecolor": "rgba(0, 0, 0, 1.000)"}, "yaxis5": {"anchor": "x5", "domain": [0.5885, 0.6998], "gridcolor": "rgba(0, 0, 0, 0.100)", "gridwidth": 0.5, "linecolor": "rgba(0, 0, 0, 1.000)", "mirror": false, "range": [-0.03, 1.03], "showgrid": true, "showline": true, "showticklabels": true, "tickangle": 0, "tickcolor": "rgb(0, 0, 0)", "tickfont": {"color": "rgba(0, 0, 0, 1.000)", "family": "sans-serif", "size": 11}, "tickmode": "array", "ticks": "inside", "ticktext": ["0.00", "0.25", "0.50", "0.75", "1.00"], "tickvals": [0, 0.25, 0.5, 0.75, 1], "title": "Labor", "titlefont": {"color": "rgba(0, 0, 0, 1.000)", "family": "sans-serif", "size": 15}, "type": "-", "visible": true, "zeroline": false, "zerolinecolor": "rgba(0, 0, 0, 1.000)"}, "yaxis6": {"anchor": "x6", "domain": [0.5885, 0.6998], "gridcolor": "rgba(0, 0, 0, 0.100)", "gridwidth": 0.5, "linecolor": "rgba(0, 0, 0, 1.000)", "mirror": false, "range": [0.5095, 0.7445], "showgrid": true, "showline": true, "showticklabels": true, "tickangle": 0, "tickcolor": "rgb(0, 0, 0)", "tickfont": {"color": "rgba(0, 0, 0, 1.000)", "family": "sans-serif", "size": 11}, "tickmode": "array", "ticks": "inside", "ticktext": ["0.55", "0.60", "0.65", "0.70"], "tickvals": [0.55, 0.6, 0.65, 0.7], "title": "", "titlefont": {"color": "rgba(0, 0, 0, 1.000)", "family": "sans-serif", "size": 15}, "type": "-", "visible": true, "zeroline": false, "zerolinecolor": "rgba(0, 0, 0, 1.000)"}, "yaxis7": {"anchor": "x7", "domain": [0.4456, 0.5569], "gridcolor": "rgba(0, 0, 0, 0.100)", "gridwidth": 0.5, "linecolor": "rgba(0, 0, 0, 1.000)", "mirror": false, "range": [-0.02251, 0.7727], "showgrid": true, "showline": true, "showticklabels": true, "tickangle": 0, "tickcolor": "rgb(0, 0, 0)", "tickfont": {"color": "rgba(0, 0, 0, 1.000)", "family": "sans-serif", "size": 11}, "tickmode": "array", "ticks": "inside", "ticktext": ["0.0", "0.2", "0.4", "0.6"], "tickvals": [0, 0.2, 0.4, 0.6], "title": "Child Care", "titlefont": {"color": "rgba(0, 0, 0, 1.000)", "family": "sans-serif", "size": 15}, "type": "-", "visible": true, "zeroline": false, "zerolinecolor": "rgba(0, 0, 0, 1.000)"}, "yaxis8": {"anchor": "x8", "domain": [0.4456, 0.5569], "gridcolor": "rgba(0, 0, 0, 0.100)", "gridwidth": 0.5, "linecolor": "rgba(0, 0, 0, 1.000)", "mirror": false, "range": [0.06561, 0.1101], "showgrid": true, "showline": true, "showticklabels": true, "tickangle": 0, "tickcolor": "rgb(0, 0, 0)", "tickfont": {"color": "rgba(0, 0, 0, 1.000)", "family": "sans-serif", "size": 11}, "tickmode": "array", "ticks": "inside", "ticktext": ["0.07", "0.08", "0.09", "0.10", "0.11"], "tickvals": [0.07, 0.08, 0.09, 0.1, 0.11], "title": "", "titlefont": {"color": "rgba(0, 0, 0, 1.000)", "family": "sans-serif", "size": 15}, "type": "-", "visible": true, "zeroline": false, "zerolinecolor": "rgba(0, 0, 0, 1.000)"}, "yaxis9": {"anchor": "x9", "domain": [0.3028, 0.4141], "gridcolor": "rgba(0, 0, 0, 0.100)", "gridwidth": 0.5, "linecolor": "rgba(0, 0, 0, 1.000)", "mirror": false, "range": [-0.07243, 2.84], "showgrid": true, "showline": true, "showticklabels": true, "tickangle": 0, "tickcolor": "rgb(0, 0, 0)", "tickfont": {"color": "rgba(0, 0, 0, 1.000)", "family": "sans-serif", "size": 11}, "tickmode": "array", "ticks": "inside", "ticktext": ["0.0", "0.5", "1.0", "1.5", "2.0", "2.5"], "tickvals": [0, 0.5, 1, 1.5, 2, 2.5], "title": "Education Exp.", "titlefont": {"color": "rgba(0, 0, 0, 1.000)", "family": "sans-serif", "size": 15}, "type": "-", "visible": true, "zeroline": false, "zerolinecolor": "rgba(0, 0, 0, 1.000)"}}}
